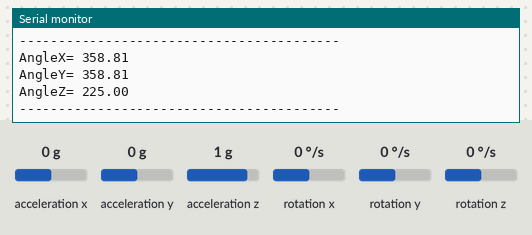
The sketch below on a simulated Arduino Uno, built with avr-gcc and run on an emulated ATmega328P. Shown: the last lines printed to the serial monitor. Wiring (inferred from the names in the program): MPU-6050 motion sensor at I2C address 0x68. The inputs (shaded band) are chosen by the test bench; at power-on: acceleration x 0 g, acceleration y 0 g, acceleration z 1 g, rotation x 0 °/s, rotation y 0 °/s, rotation z 0 °/s.

Above: at 1.2 s.
1.3 s: acceleration x set to -1.4 g
At 1.73 s:
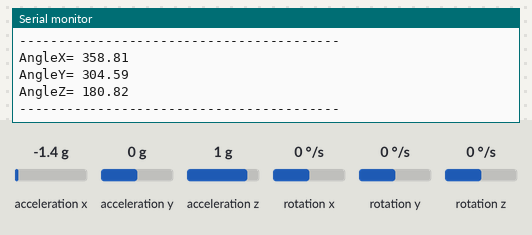
2.8 s: acceleration y set to -1.4 g
At 3.26 s:
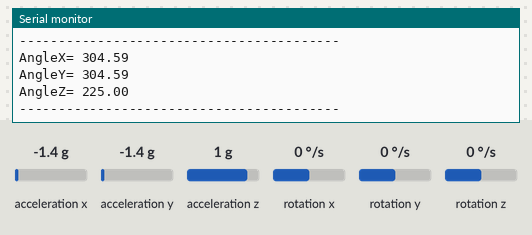
4.3 s: acceleration z set to -1.4 g
At 4.78 s:
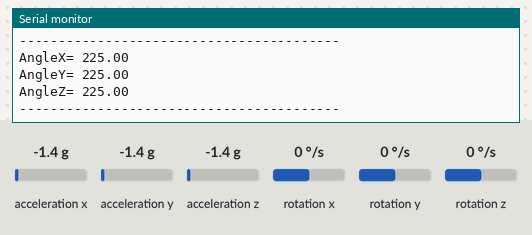
Timing chart, 0 to 7.3 s (numbered marks = the images above; inputs shaded):
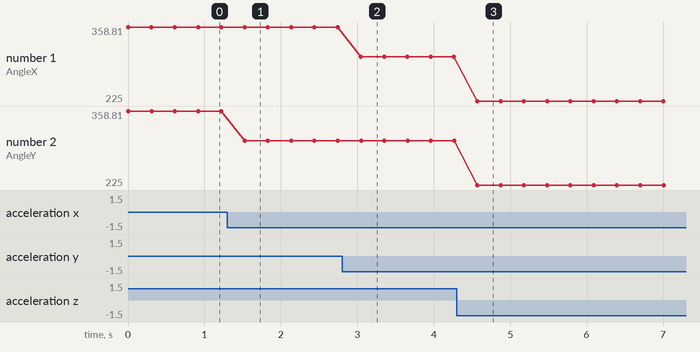

Measured:
- after the input at 1.3 s, the serial monitor: prints a new line after 0.23 s (image 1)
- after the input at 2.8 s, the serial monitor: prints a new line after 0.25 s (image 2)
- after the input at 4.3 s, the serial monitor: prints a new line after 0.27 s (image 3)
- plotted number 2: 358.81 → 304.59 after the input at 1.3 s

The sketch:

sensor_angle_V3.ino
```cpp
#include<Wire.h>

const int MPU_addr=0x68; // IC2 adress of the MPU-6050

int16_t AcX,AcY,AcZ,GyX,GyY,GyZ; // variables for the accelerometer and gyroscope data

int minVal=265;
int maxVal=402;

double Angle_X;
double Angle_Y;
double Angle_Z;


void setup(){
  Wire.begin(); // Initiate the Wire library
  Wire.beginTransmission(MPU_addr); // Begin a transmission to the I2C slave
  Wire.write(0x6B); // PWR_MGMT_1 register
  Wire.write(0); // activate the MPU
  Wire.endTransmission(true);
  Serial.begin(115200);
}
void loop(){

  Wire.beginTransmission(MPU_addr);
  Wire.write(0x3B); //starting with register Ox3B
  Wire.endTransmission(false); //the parameter indicates that the arduino will send a restart
  Wire.requestFrom(MPU_addr,14,true); //request a total of 14 registers

  AcX=Wire.read()<<8|Wire.read(); //reading registers: 0x3B and 0x3C
  AcY=Wire.read()<<8|Wire.read();//reading registers: 0x3D and 0x3E
  AcZ=Wire.read()<<8|Wire.read();//reading registers: 0x3F and 0x30

  int xAng = map(AcX,minVal,maxVal,-90,90);
  int yAng = map(AcY,minVal,maxVal,-90,90);
  int zAng = map(AcZ,minVal,maxVal,-90,90);

  Angle_X= RAD_TO_DEG * (atan2(-yAng, -zAng)+PI); // The atan2() function computes the principal value of the arc tangent
  Angle_Y= RAD_TO_DEG * (atan2(-xAng, -zAng)+PI); // of __y / __x, using the signs of both arguments to determine the quadrant
  Angle_Z= RAD_TO_DEG * (atan2(-yAng, -xAng)+PI); //of the return value. The returned value is in the range [-pi, +pi] radians

     Serial.print("AngleX= ");
     Serial.println(Angle_X);

     Serial.print("AngleY= ");
     Serial.println(Angle_Y);

     Serial.print("AngleZ= ");
     Serial.println(Angle_Z);
     Serial.println("-----------------------------------------");
     delay(300);
}
```
